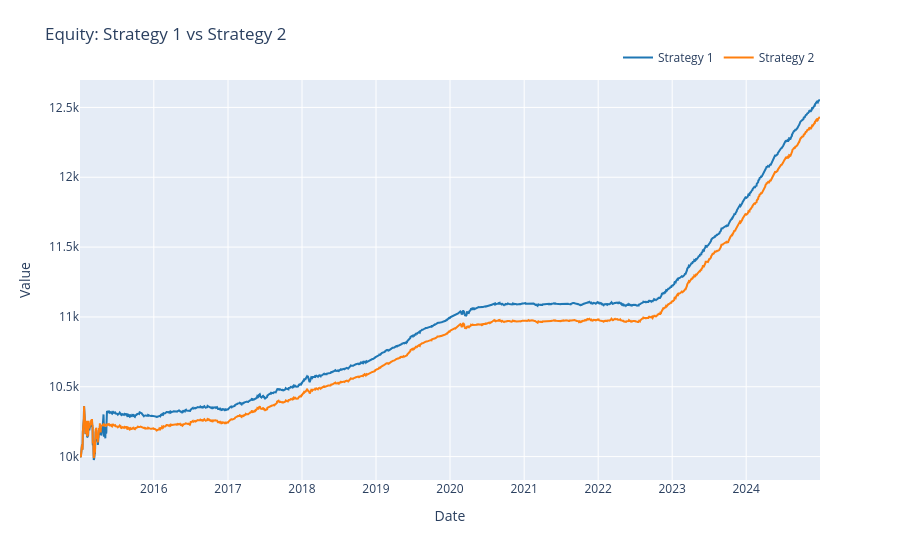

Write notebook code for a chart like this one.
### Code cell
plot_strategy_comparison_interactive(result, result_capped)

### Figure 1 — Plotly figure (JSON) as saved in the notebook; plotly's stock layout.template omitted (floating-point values rounded to 4 significant figures; data arrays with more than 128 entries replaced by an {"elided": "..."} marker saying what was removed)
{"data": [{"hovertemplate": "Date: %{x|%Y-%m-%d}<br>Strategy 1: %{y:,.2f}<extra></extra>", "line": {"color": "#1f77b4", "width": 2}, "mode": "lines", "name": "Strategy 1", "type": "scatter", "x": {"elided": "2515 str values"}, "y": {"elided": "2515 float values"}}, {"hovertemplate": "Date: %{x|%Y-%m-%d}<br>Strategy 2: %{y:,.2f}<extra></extra>", "line": {"color": "#ff7f0e", "width": 2}, "mode": "lines", "name": "Strategy 2", "type": "scatter", "x": {"elided": "2515 str values"}, "y": {"elided": "2515 float values"}}], "layout": {"hovermode": "closest", "legend": {"orientation": "h", "x": 1, "xanchor": "right", "y": 1.02, "yanchor": "bottom"}, "margin": {"t": 80}, "title": {"text": "Equity: Strategy 1 vs Strategy 2"}, "xaxis": {"title": {"text": "Date"}}, "yaxis": {"title": {"text": "Value"}}}}
